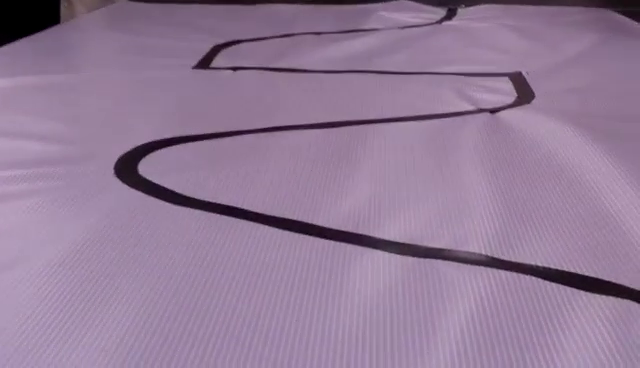
//> input picture frame 35 of Resources/CWvideo.mp4, 640 x 368 px
$ ./test   (built with g++ and OpenCV 4)
//> lines starting //> are read from the running program, lines starting //| are printed output that depends on the picture; after the words box and inside, x2 and y2 are one past the last pixel; in counts of white or black regions, pixels touching at a corner belong together
#include <opencv2/highgui/highgui.hpp>
#include <opencv2/imgproc/imgproc.hpp>
#include <iostream>

using namespace cv;

int main(void) {

 VideoCapture capture("D:/Vscode_OpenCV/Resources/CWvideo.mp4"); //read the video

  while (1) { //loop meiyizhen

  Mat frame,gray,thresholded;//定义一个Mat变量，用于存储每一帧的图像
  capture >> frame;  //读取当前帧
//> frame is the input picture: 368 rows x 640 cols, CV_8UC3; mean B, G, R 151.2, 123.4, 146.8

  if (frame.empty()){

   break;

  }//若视频播放完成，退出循环

   cvtColor(frame, gray, COLOR_BGR2GRAY);  //转换为黑白图像
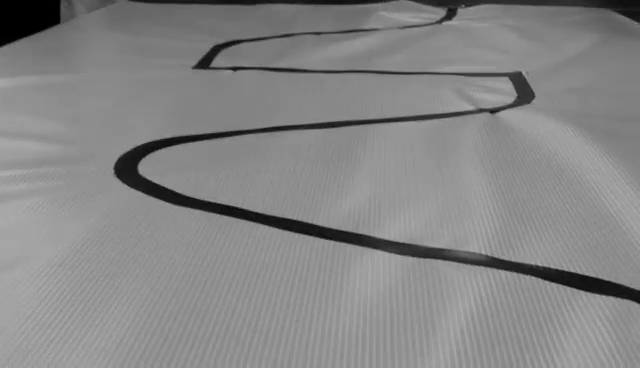
//> gray: 368 rows x 640 cols, CV_8UC1; min 0, max 175, mean 133.4
   threshold(gray,thresholded, 100, 255, THRESH_BINARY);  //二值化处理
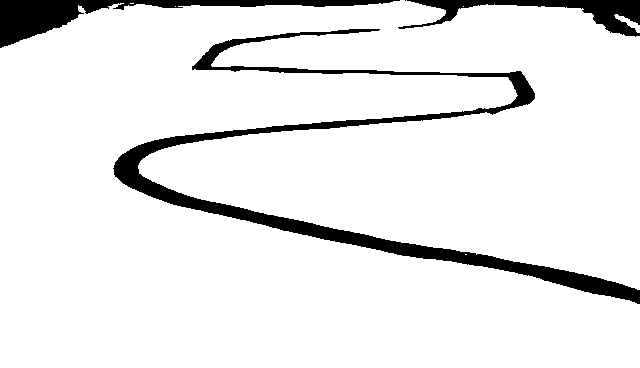
//> thresholded: 368 rows x 640 cols, CV_8UC1; 91.6% white; 4 black regions (1 under 20 px), largest, box (x1, y1, x2, y2) and area: (113, 29, 640, 304) 12307, (0, 0, 400, 48) 4587, (398, 0, 640, 37) 2807


int width  = thresholded.cols;
//> width = 640
int height = thresholded.rows;
//> height = 368

int col=0;
int row =240;

int col_edge1=0;
int col_edge2=0;

int left,right=thresholded.at<uchar>(row,col);
//> right = 255

char file[500];


for( col=0; col<width; col++) {

   left = right;
   right = thresholded.at<uchar>(row,col);

    if( left > right) {
        col_edge1 = col;
    }

    if( left < right) {
        col_edge2 = col;
        break;
    }

} //end for
//> this loop made 391 passes
//> (left, right) on passes 1 to 3: (255, 255), (255, 255), (255, 255)

 if ( col_edge2 > 630 || col_edge1 < 15 ){

 putText(frame,"out of view",Point(250,240),FONT_HERSHEY_SIMPLEX,1,Scalar(0,0,255),4,8);

  } //end if

 else{

 circle(frame,Point(((col_edge1+col_edge2)/2),row),2,Scalar(0,0,255),1,8,0);
//> frame: 368 rows x 640 cols, CV_8UC3; 8 pixels changed, all inside (x1, y1, x2, y2) = (358, 238, 363, 243)
 sprintf(file,"(%d,%d)",((col_edge1+col_edge2)/2),row);
//> file = "(360,240)"
 putText(frame,file,Point(((col_edge1+col_edge2)/2)-60,row-40),FONT_HERSHEY_SIMPLEX,1,Scalar(0,0,255),4,8);
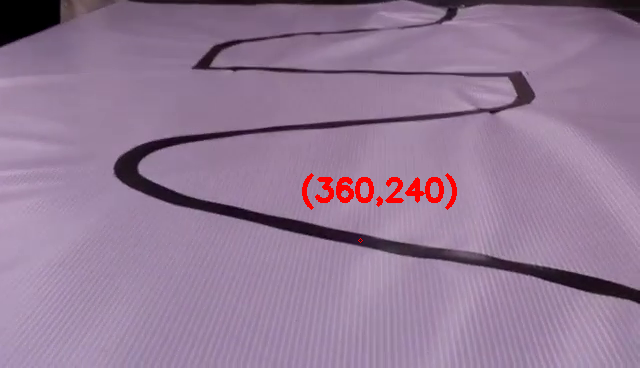
//> frame: 368 rows x 640 cols, CV_8UC3; mean B, G, R 149.7, 122.2, 147.6

  } // end else

  imshow("Processed video",frame);  //显示当前帧
  waitKey(20);

 } //end while
} //end main

$ run again, starting later in the video
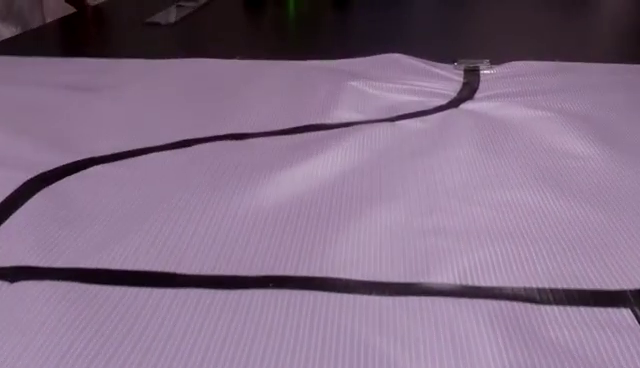
//> input picture frame 159 of Resources/CWvideo.mp4, 640 x 368 px
//> frame is the input picture: 368 rows x 640 cols, CV_8UC3; mean B, G, R 132.6, 108.4, 129.9
//> `threshold(gray,thresholded, 100, 255, THRESH_BINARY);`:
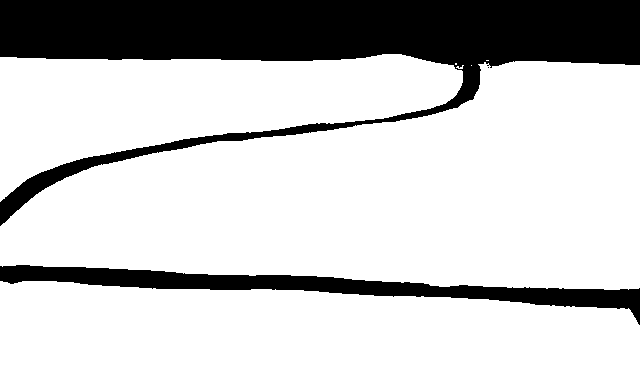
//> thresholded: 368 rows x 640 cols, CV_8UC1; 77.3% white; 3 black regions (1 under 20 px), largest, box (x1, y1, x2, y2) and area: (0, 0, 640, 226) 43548, (0, 265, 640, 325) 9945
//> `int left,right=thresholded.at<uchar>(row,col);`: right = 255
//> `putText(frame,"out of view",Point(250,240),FONT_HERSHEY_SIMPLEX,1,Scal..`:
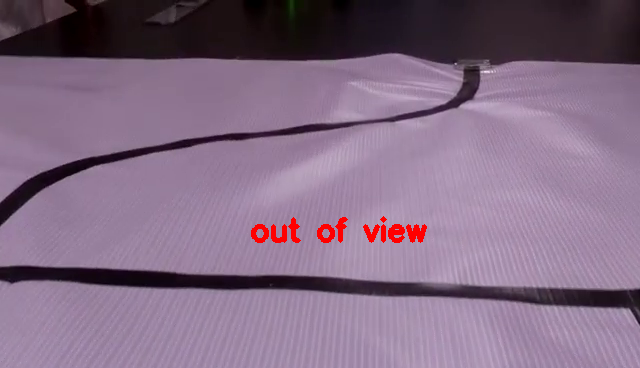
//> frame: 368 rows x 640 cols, CV_8UC3; 0.72% of pixels changed, all inside (x1, y1, x2, y2) = (251, 216, 427, 243)

$ run again, starting later in the video
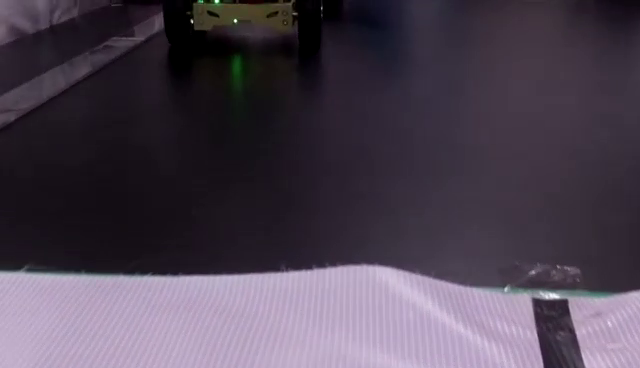
//> input picture frame 284 of Resources/CWvideo.mp4, 640 x 368 px
//> frame is the input picture: 368 rows x 640 cols, CV_8UC3; mean B, G, R 80.4, 66.3, 76.3
//> `threshold(gray,thresholded, 100, 255, THRESH_BINARY);`:
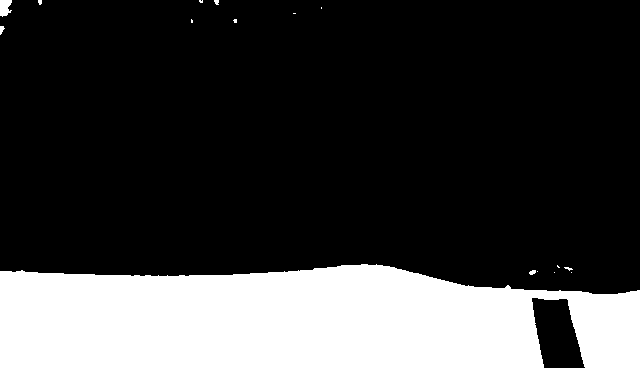
//> thresholded: 368 rows x 640 cols, CV_8UC1; 23.6% white; 16 white regions (11 under 20 px), largest, box (x1, y1, x2, y2) and area: (0, 264, 640, 368) 55278, (0, 0, 12, 17) 159, (0, 26, 5, 35) 28, (529, 270, 536, 275) 26, (214, 0, 219, 5) 20
//> `int left,right=thresholded.at<uchar>(row,col);`: right = 0
//> `putText(frame,"out of view",Point(250,240),FONT_HERSHEY_SIMPLEX,1,Scal..`:
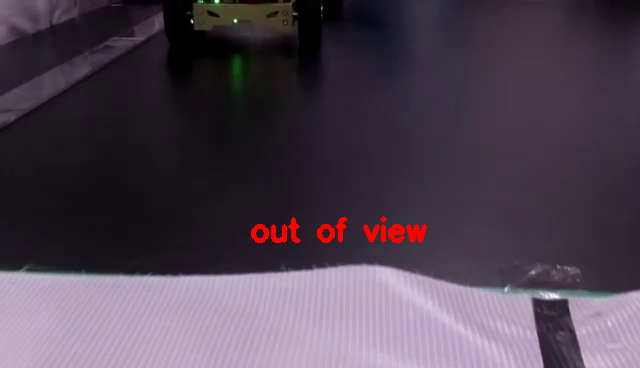
//> frame: 368 rows x 640 cols, CV_8UC3; 0.72% of pixels changed, all inside (x1, y1, x2, y2) = (251, 216, 427, 243)
